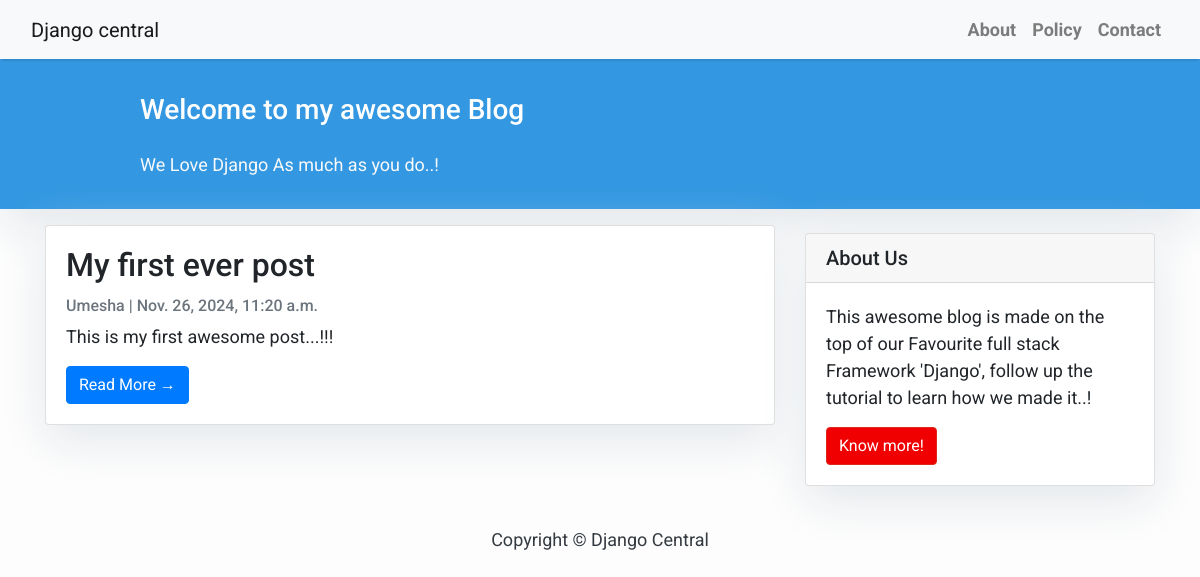
The page / on the database its author committed.
### blog/models.py (models this page shows, shortened)
class Post(models.Model):
    title = models.CharField(max_length=200, unique=True)
    slug = models.SlugField(max_length=200, unique=True)
    author = models.ForeignKey(User, on_delete= models.CASCADE,related_name='blog_posts')
    updated_on = models.DateTimeField(auto_now= True)
    content = models.TextField()
    created_on = models.DateTimeField(auto_now_add=True)
    status = models.IntegerField(choices=STATUS, default=0)
    class Meta:
        ordering = ['-created_on']

### blog/views.py (the view)
# urls.py: path('', views.PostList.as_view(), name='home'),
class PostList(generic.ListView):
    queryset = Post.objects.filter(status=1).order_by('-created_on')
    template_name = 'index.html'

### templates/index.html (shortened to what this page needs)
{% extends "base.html" %}
{% block content %}
<header class="masthead">
    <div class="container">
        <div class="row">
            <div class=" col-md-8 col-md-10 mx-auto">
                <div class="site-heading">
                    <h3 class=" site-heading my-4 mt-3 text-white"> Welcome to my awesome Blog </h3>
                    <p class="text-light">We Love Django As much as you do..! &nbsp
                    </p>
                </div>
            </div>
        </div>
    </div>
</header>
<div class="container">
    <div class="row">
        <div class="col-md-8 mt-3 left">
            {% for post in post_list %}
            <div class="card mb-4">
                <div class="card-body">
                    <h2 class="card-title">{{ post.title }}</h2>
                    <p class="card-text text-muted h6">{{ post.author }} | {{ post.created_on}} </p>
                    <p class="card-text">{{post.content|slice:":200" }}</p>
                    <a href="{% url 'post_detail' post.slug  %}" class="btn btn-primary">Read More &rarr;</a>
                </div>
            </div>
            {% endfor %}
        </div>
        {% block sidebar %} {% include 'sidebar.html' %} {% endblock sidebar %}
    </div>
</div>
{%endblock%}

### templates/base.html (style rules this page uses)
body { font-family: "Roboto", sans-serif; font-size: 17px; background-color: #fdfdfd; }
.masthead { background: #3398E1; height: auto; padding-bottom: 15px; box-shadow: 0 16px 48px #E3E7EB; padding-top: 10px; }

### templates/index.html (style rules this page uses)
body { font-family: "Roboto", sans-serif; font-size: 18px; background-color: #fdfdfd; }
.card { box-shadow: 0 16px 48px #E3E7EB; }

### templates/sidebar.html (style rules this page uses)
.card { box-shadow: 0 16px 48px #E3E7EB; }

### rows shown on the page
Post: title "My first ever post", author "Umesha", created_on "Nov. 26, 2024, 11:20 a.m.", content "This is my first awesome post...!!!"
